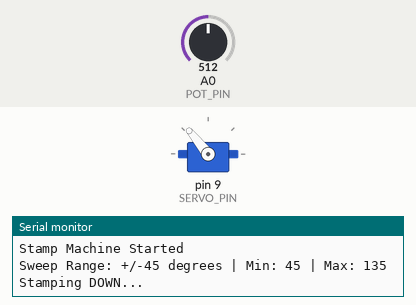
Recording of a sketch running on a simulated Arduino Uno, built with avr-gcc and run on an emulated ATmega328P. Shown: servo, the last lines printed to the serial monitor. The inputs (shaded band) are chosen by the test bench; at power-on: A0 (POT_PIN) = 512.

Above: at 1.79 s.
1.8 s: A0 (POT_PIN) set to 716
At 2.63 s:
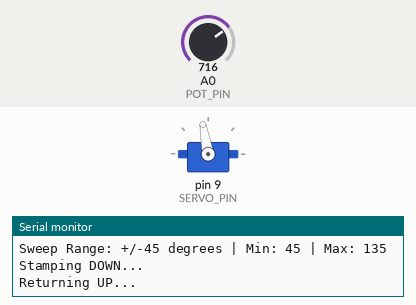
9.9 s: A0 (POT_PIN) set to 900
At 10.9 s:
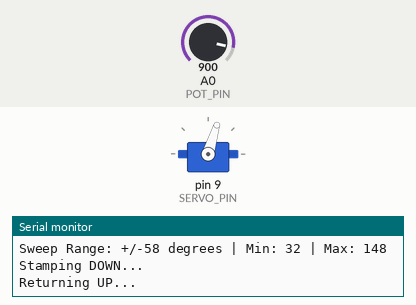
17.8 s: A0 (POT_PIN) set to 306
At 18.59 s:
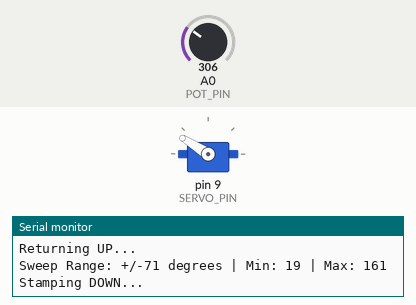
21.9 s: A0 (POT_PIN) set to 122
Timing chart, 0 to 27.0 s (numbered marks = the images above; inputs shaded):
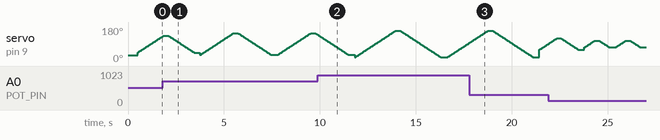

The sketch:

Mechatronics_Systems_Q3_Stamp_Machine.ino
```cpp
/*
 * ============================================================
 *
 * Name: Christopher Redfern
 * BEng Electrical and Electronics Engineering
 * University of Lincoln
 * ELE2003M - Mechatronics Systems
 * Question 3: Automatic Stamp Machine
 *
 * ============================================================
 *
 * Description:
 *   Converts servo rotational motion into a linear stamping
 *   action using a crank-slider mechanical linkage.
 *   The servo sweeps between a minimum and maximum angle,
 *   driving the stamp arm up and down continuously.
 *
 *   Optional: Potentiometer to adjust the sweep range
 *   Optional: LCD display to show the current range setting
 *
 * Hardware:
 *   - Arduino (Freenove)
 *   - Servo Motor (SG90) -> Signal to Pin 9 (PWM)
 *   - Potentiometer (optional) -> A0
 *   - LCD 16x2 (optional) -> Pins 2,3,4,5,6,7
 *
 * Servo Wiring:
 *   - Orange wire (Signal) -> Pin 9
 *   - Red wire   (Power)   -> 5V
 *   - Brown wire (Ground)  -> GND
 * ============================================================
 */

#include <Servo.h>   // Include Arduino Servo library

// --- Uncomment the line below if you have an LCD connected ---
// #define LCD_CONNECTED

#ifdef LCD_CONNECTED
  #include <LiquidCrystal.h>
  // LCD pins: RS, EN, D4, D5, D6, D7
  LiquidCrystal lcd(7, 6, 5, 4, 3, 2);
#endif

// --- Pin Definitions ---
const int SERVO_PIN = 9;   // Servo signal wire (must be PWM pin)
const int POT_PIN   = A0;  // Optional potentiometer for range control

// --- Servo Object ---
Servo stampServo;

// --- Motion Parameters ---
int minAngle  = 30;   // Minimum servo angle (stamp raised position)
int maxAngle  = 150;  // Maximum servo angle (stamp lowered/stamping position)
int stepDelay = 15;   // Delay between each degree of movement (controls speed)
                      // Lower = faster stamp, Higher = slower stamp


// ============================================================
// SETUP - Runs once when Arduino powers on
// ============================================================
void setup() {
  // Attach the servo to its pin
  stampServo.attach(SERVO_PIN);

  // Start serial monitor for debugging
  Serial.begin(9600);
  Serial.println("Stamp Machine Started");

  // Move servo to starting (raised) position
  stampServo.write(minAngle);
  delay(500);

  #ifdef LCD_CONNECTED
    // Initialise the LCD
    lcd.begin(16, 2);
    lcd.print("Stamp Machine");
    lcd.setCursor(0, 1);
    lcd.print("Ready!");
    delay(2000);
    lcd.clear();
  #endif
}


// ============================================================
// LOOP - Runs repeatedly after setup()
// ============================================================
void loop() {

  // Step 1: Read potentiometer to set the sweep range (if connected)
  // Map pot value (0-1023) to a usable angle range (10 to 80 degrees of sweep)
  int potValue  = analogRead(POT_PIN);
  int sweepRange = map(potValue, 0, 1023, 10, 80);

  // Calculate actual min/max angles based on sweep range around centre (90 degrees)
  minAngle = 90 - sweepRange;
  maxAngle = 90 + sweepRange;

  // Print current settings to Serial Monitor
  Serial.print("Sweep Range: +/-");
  Serial.print(sweepRange);
  Serial.print(" degrees | Min: ");
  Serial.print(minAngle);
  Serial.print(" | Max: ");
  Serial.println(maxAngle);

  // Step 2: Update LCD with current range (if connected)
  #ifdef LCD_CONNECTED
    lcd.setCursor(0, 0);
    lcd.print("Range: ");
    lcd.print(sweepRange);
    lcd.print(" deg   ");

    lcd.setCursor(0, 1);
    lcd.print("Min:");
    lcd.print(minAngle);
    lcd.print(" Max:");
    lcd.print(maxAngle);
    lcd.print("  ");
  #endif

  // Step 3: Sweep servo DOWN (raise to lower = stamp action)
  Serial.println("Stamping DOWN...");
  for (int angle = minAngle; angle <= maxAngle; angle++) {
    stampServo.write(angle);
    delay(stepDelay);
  }

  // Brief pause at the bottom of the stamp (contact point)
  delay(200);

  // Step 4: Sweep servo UP (return stamp to raised position)
  Serial.println("Returning UP...");
  for (int angle = maxAngle; angle >= minAngle; angle--) {
    stampServo.write(angle);
    delay(stepDelay);
  }

  // Brief pause at top before next stamp
  delay(300);
}
```
